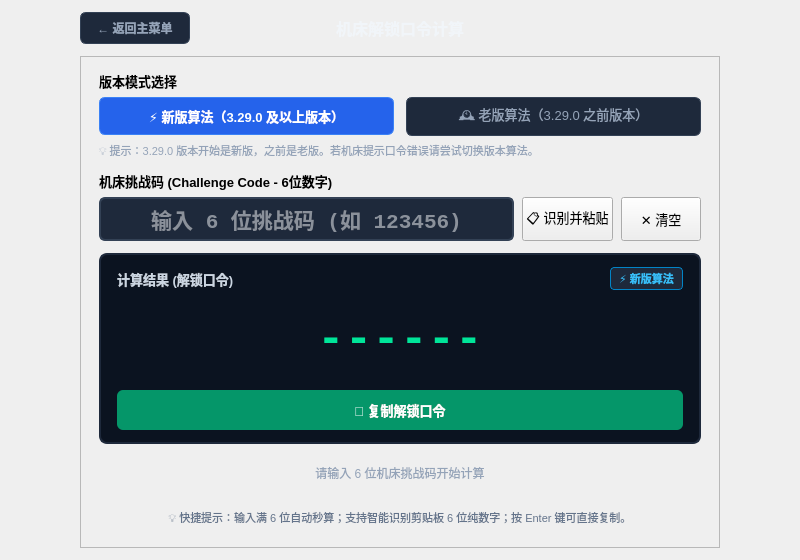
<?xml version="1.0" encoding="UTF-8"?>
<ui version="4.0">
 <class>PasswordCalculatorWindow</class>
 <widget class="QWidget" name="PasswordCalculatorWindow">
  <property name="geometry">
   <rect>
    <x>0</x>
    <y>0</y>
    <width>800</width>
    <height>560</height>
   </rect>
  </property>
  <property name="windowTitle">
   <string>机床解锁口令计算终端</string>
  </property>
  <layout class="QHBoxLayout" name="outerHorizontalLayout">
   <property name="spacing">
    <number>0</number>
   </property>
   <property name="leftMargin">
    <number>0</number>
   </property>
   <property name="topMargin">
    <number>12</number>
   </property>
   <property name="rightMargin">
    <number>0</number>
   </property>
   <property name="bottomMargin">
    <number>12</number>
   </property>
   <item>
    <spacer name="outerLeftSpacer">
     <property name="orientation">
      <enum>Qt::Horizontal</enum>
     </property>
     <property name="sizeHint" stdset="0">
      <size>
       <width>20</width>
       <height>20</height>
      </size>
     </property>
    </spacer>
   </item>
   <item>
    <widget class="QWidget" name="centerContainerWidget">
     <property name="minimumSize">
      <size>
       <width>640</width>
       <height>0</height>
      </size>
     </property>
     <property name="maximumSize">
      <size>
       <width>640</width>
       <height>16777215</height>
      </size>
     </property>
     <layout class="QVBoxLayout" name="centerVerticalLayout">
      <property name="spacing">
       <number>12</number>
      </property>
      <property name="leftMargin">
       <number>0</number>
      </property>
      <property name="topMargin">
       <number>0</number>
      </property>
      <property name="rightMargin">
       <number>0</number>
      </property>
      <property name="bottomMargin">
       <number>0</number>
      </property>
      <item>
       <layout class="QHBoxLayout" name="headerLayout">
        <property name="spacing">
         <number>8</number>
        </property>
        <item>
         <widget class="QPushButton" name="pushButtonBack">
          <property name="minimumSize">
           <size>
            <width>110</width>
            <height>32</height>
           </size>
          </property>
          <property name="maximumSize">
           <size>
            <width>110</width>
            <height>32</height>
           </size>
          </property>
          <property name="font">
           <font>
            <pointsize>10</pointsize>
           </font>
          </property>
          <property name="styleSheet">
           <string notr="true">QPushButton#pushButtonBack { background-color: #1e293b; color: #94a3b8; border: 1px solid #334155; border-radius: 6px; font-size: 12px; font-weight: 500; } QPushButton#pushButtonBack:hover { background-color: #334155; color: #f8fafc; border-color: #475569; } QPushButton#pushButtonBack:pressed { background-color: #0f172a; }</string>
          </property>
          <property name="text">
           <string>← 返回主菜单</string>
          </property>
         </widget>
        </item>
        <item>
         <widget class="QLabel" name="labelTitle">
          <property name="font">
           <font>
            <pointsize>13</pointsize>
            <bold>true</bold>
           </font>
          </property>
          <property name="styleSheet">
           <string notr="true">color: #f1f5f9; font-size: 16px; font-weight: bold;</string>
          </property>
          <property name="text">
           <string>机床解锁口令计算</string>
          </property>
          <property name="alignment">
           <set>Qt::AlignCenter</set>
          </property>
         </widget>
        </item>
        <item>
         <widget class="QWidget" name="headerRightBalance">
          <property name="minimumSize">
           <size>
            <width>110</width>
            <height>32</height>
           </size>
          </property>
          <property name="maximumSize">
           <size>
            <width>110</width>
            <height>32</height>
           </size>
          </property>
         </widget>
        </item>
       </layout>
      </item>
      <item>
       <widget class="QFrame" name="cardFrame">
        <property name="minimumSize">
         <size>
          <width>640</width>
          <height>0</height>
         </size>
        </property>
        <property name="maximumSize">
         <size>
          <width>640</width>
          <height>16777215</height>
         </size>
        </property>
        <property name="frameShape">
         <enum>QFrame::StyledPanel</enum>
        </property>
        <property name="frameShadow">
         <enum>QFrame::Raised</enum>
        </property>
        <layout class="QVBoxLayout" name="cardInnerLayout">
         <property name="spacing">
          <number>12</number>
         </property>
         <property name="leftMargin">
          <number>18</number>
         </property>
         <property name="topMargin">
          <number>14</number>
         </property>
         <property name="rightMargin">
          <number>18</number>
         </property>
         <property name="bottomMargin">
          <number>14</number>
         </property>
         <item>
          <layout class="QVBoxLayout" name="modeSectionLayout">
           <property name="spacing">
            <number>6</number>
           </property>
           <item>
            <widget class="QLabel" name="labelModeTitle">
             <property name="font">
              <font>
               <pointsize>10</pointsize>
               <bold>true</bold>
              </font>
             </property>
             <property name="text">
              <string>版本模式选择</string>
             </property>
            </widget>
           </item>
           <item>
            <layout class="QHBoxLayout" name="modeButtonsLayout">
             <property name="spacing">
              <number>12</number>
             </property>
             <item>
              <widget class="QPushButton" name="buttonModeNew">
               <property name="minimumSize">
                <size>
                 <width>0</width>
                 <height>38</height>
                </size>
               </property>
               <property name="font">
                <font>
                 <pointsize>10</pointsize>
                 <bold>true</bold>
                </font>
               </property>
               <property name="styleSheet">
                <string notr="true">QPushButton { background-color: #2563eb; color: #ffffff; border: 1px solid #3b82f6; border-radius: 6px; padding: 6px 12px; } QPushButton:hover { background-color: #1d4ed8; }</string>
               </property>
               <property name="text">
                <string>⚡ 新版算法（3.29.0 及以上版本）</string>
               </property>
               <property name="checkable">
                <bool>true</bool>
               </property>
               <property name="checked">
                <bool>true</bool>
               </property>
              </widget>
             </item>
             <item>
              <widget class="QPushButton" name="buttonModeLegacy">
               <property name="minimumSize">
                <size>
                 <width>0</width>
                 <height>38</height>
                </size>
               </property>
               <property name="font">
                <font>
                 <pointsize>10</pointsize>
                 <bold>false</bold>
                </font>
               </property>
               <property name="styleSheet">
                <string notr="true">QPushButton { background-color: #1e293b; color: #94a3b8; border: 1px solid #334155; border-radius: 6px; padding: 6px 12px; } QPushButton:hover { background-color: #334155; color: #f1f5f9; }</string>
               </property>
               <property name="text">
                <string>🕰️ 老版算法（3.29.0 之前版本）</string>
               </property>
               <property name="checkable">
                <bool>true</bool>
               </property>
              </widget>
             </item>
            </layout>
           </item>
           <item>
            <widget class="QLabel" name="labelModeHint">
             <property name="styleSheet">
              <string notr="true">color: #94a3b8; font-size: 11px;</string>
             </property>
             <property name="text">
              <string>💡 提示：3.29.0 版本开始是新版，之前是老版。若机床提示口令错误请尝试切换版本算法。</string>
             </property>
            </widget>
           </item>
          </layout>
         </item>
         <item>
          <layout class="QVBoxLayout" name="inputSectionLayout">
           <property name="spacing">
            <number>6</number>
           </property>
           <item>
            <widget class="QLabel" name="labelInputTitle">
             <property name="font">
              <font>
               <pointsize>10</pointsize>
               <bold>true</bold>
              </font>
             </property>
             <property name="text">
              <string>机床挑战码 (Challenge Code - 6位数字)</string>
             </property>
            </widget>
           </item>
           <item>
            <layout class="QHBoxLayout" name="inputRowLayout">
             <property name="spacing">
              <number>8</number>
             </property>
             <item>
              <widget class="QLineEdit" name="lineEditChallenge">
               <property name="minimumSize">
                <size>
                 <width>0</width>
                 <height>44</height>
                </size>
               </property>
               <property name="font">
                <font>
                 <family>Consolas</family>
                 <pointsize>16</pointsize>
                 <bold>true</bold>
                </font>
               </property>
               <property name="styleSheet">
                <string notr="true">QLineEdit { background-color: #1e293b; border: 1.5px solid #334155; border-radius: 6px; color: #f8fafc; padding: 0 12px; } QLineEdit:focus { border: 1.5px solid #3b82f6; background-color: #0f172a; }</string>
               </property>
               <property name="maxLength">
                <number>6</number>
               </property>
               <property name="placeholderText">
                <string>输入 6 位挑战码 (如 123456)</string>
               </property>
               <property name="alignment">
                <set>Qt::AlignCenter</set>
               </property>
              </widget>
             </item>
             <item>
              <widget class="QPushButton" name="pushButtonPaste">
               <property name="minimumSize">
                <size>
                 <width>90</width>
                 <height>44</height>
                </size>
               </property>
               <property name="font">
                <font>
                 <pointsize>10</pointsize>
                </font>
               </property>
               <property name="text">
                <string>📋 识别并粘贴</string>
               </property>
              </widget>
             </item>
             <item>
              <widget class="QPushButton" name="pushButtonClear">
               <property name="minimumSize">
                <size>
                 <width>75</width>
                 <height>44</height>
                </size>
               </property>
               <property name="font">
                <font>
                 <pointsize>10</pointsize>
                </font>
               </property>
               <property name="text">
                <string>✕ 清空</string>
               </property>
              </widget>
             </item>
            </layout>
           </item>
          </layout>
         </item>
         <item>
          <widget class="QFrame" name="resultFrame">
           <property name="styleSheet">
            <string notr="true">QFrame#resultFrame { background-color: #0b1320; border: 1.5px solid #1e293b; border-radius: 8px; }</string>
           </property>
           <property name="frameShape">
            <enum>QFrame::StyledPanel</enum>
           </property>
           <property name="frameShadow">
            <enum>QFrame::Raised</enum>
           </property>
           <layout class="QVBoxLayout" name="resultFrameLayout">
            <property name="spacing">
             <number>8</number>
            </property>
            <property name="leftMargin">
             <number>16</number>
            </property>
            <property name="topMargin">
             <number>12</number>
            </property>
            <property name="rightMargin">
             <number>16</number>
            </property>
            <property name="bottomMargin">
             <number>12</number>
            </property>
            <item>
             <layout class="QHBoxLayout" name="resultHeaderLayout">
              <item>
               <widget class="QLabel" name="labelResultTitle">
                <property name="font">
                 <font>
                  <pointsize>10</pointsize>
                  <bold>true</bold>
                 </font>
                </property>
                <property name="styleSheet">
                 <string notr="true">color: #cbd5e1;</string>
                </property>
                <property name="text">
                 <string>计算结果 (解锁口令)</string>
                </property>
               </widget>
              </item>
              <item>
               <spacer name="badgeSpacer">
                <property name="orientation">
                 <enum>Qt::Horizontal</enum>
                </property>
                <property name="sizeHint" stdset="0">
                 <size>
                  <width>40</width>
                  <height>20</height>
                 </size>
                </property>
               </spacer>
              </item>
              <item>
               <widget class="QLabel" name="labelActiveBadge">
                <property name="styleSheet">
                 <string notr="true">background-color: #1e293b; color: #38bdf8; border: 1px solid #0284c7; border-radius: 4px; padding: 2px 8px; font-size: 11px; font-weight: bold;</string>
                </property>
                <property name="text">
                 <string>⚡ 新版算法</string>
                </property>
                <property name="alignment">
                 <set>Qt::AlignCenter</set>
                </property>
               </widget>
              </item>
             </layout>
            </item>
            <item>
             <widget class="QLabel" name="labelResult">
              <property name="minimumSize">
               <size>
                <width>0</width>
                <height>84</height>
               </size>
              </property>
              <property name="font">
               <font>
                <family>Consolas</family>
                <pointsize>36</pointsize>
                <bold>true</bold>
               </font>
              </property>
              <property name="styleSheet">
               <string notr="true">color: #00E599; font-size: 46px; font-weight: bold; font-family: Consolas, 'Courier New', monospace; background-color: transparent;</string>
              </property>
              <property name="text">
               <string>------</string>
              </property>
              <property name="alignment">
               <set>Qt::AlignCenter</set>
              </property>
              <property name="textInteractionFlags">
               <set>Qt::TextSelectableByMouse</set>
              </property>
             </widget>
            </item>
            <item>
             <widget class="QPushButton" name="pushButtonCopy">
              <property name="minimumSize">
               <size>
                <width>0</width>
                <height>40</height>
               </size>
              </property>
              <property name="font">
               <font>
                <pointsize>10</pointsize>
                <bold>true</bold>
               </font>
              </property>
              <property name="styleSheet">
               <string notr="true">QPushButton { background-color: #059669; color: #ffffff; border: none; border-radius: 6px; font-weight: bold; } QPushButton:hover { background-color: #10b981; } QPushButton:pressed { background-color: #047857; } QPushButton:disabled { background-color: #334155; color: #64748b; }</string>
              </property>
              <property name="text">
               <string>📄 复制解锁口令</string>
              </property>
             </widget>
            </item>
           </layout>
          </widget>
         </item>
         <item>
          <widget class="QLabel" name="labelStatus">
           <property name="styleSheet">
            <string notr="true">color: #94a3b8; font-size: 12px;</string>
           </property>
           <property name="text">
            <string>请输入 6 位机床挑战码开始计算</string>
           </property>
           <property name="alignment">
            <set>Qt::AlignCenter</set>
           </property>
          </widget>
         </item>
         <item>
          <widget class="QLabel" name="labelTips">
           <property name="styleSheet">
            <string notr="true">color: #64748b; font-size: 11px;</string>
           </property>
           <property name="text">
            <string>💡 快捷提示：输入满 6 位自动秒算；支持智能识别剪贴板 6 位纯数字；按 Enter 键可直接复制。</string>
           </property>
           <property name="alignment">
            <set>Qt::AlignCenter</set>
           </property>
          </widget>
         </item>
        </layout>
       </widget>
      </item>
     </layout>
    </widget>
   </item>
   <item>
    <spacer name="outerRightSpacer">
     <property name="orientation">
      <enum>Qt::Horizontal</enum>
     </property>
     <property name="sizeHint" stdset="0">
      <size>
       <width>20</width>
       <height>20</height>
      </size>
     </property>
    </spacer>
   </item>
  </layout>
 </widget>
 <resources/>
 <connections/>
</ui>
